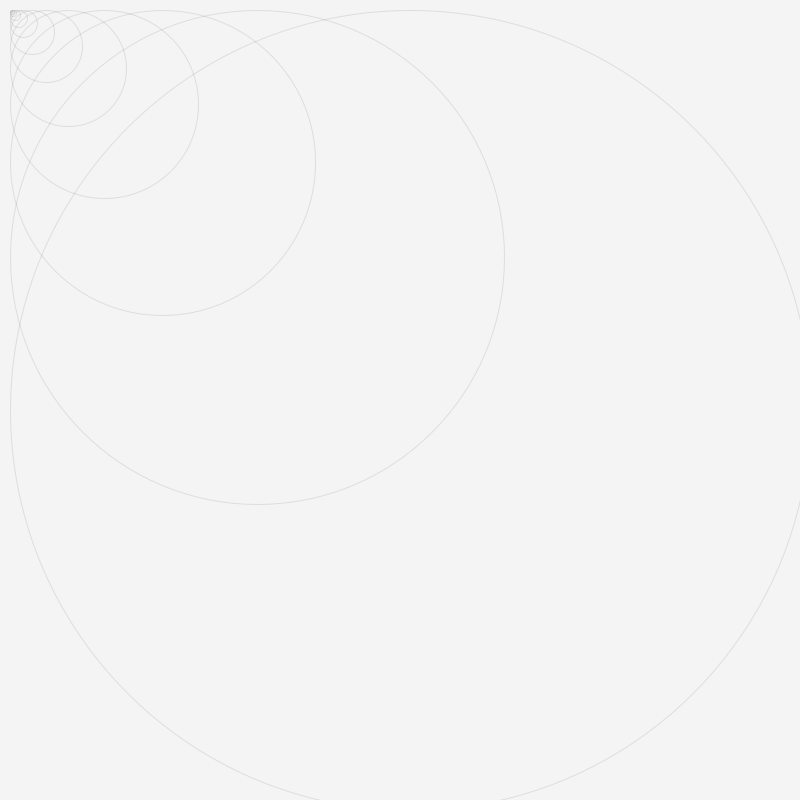
Frame 1 (no input)
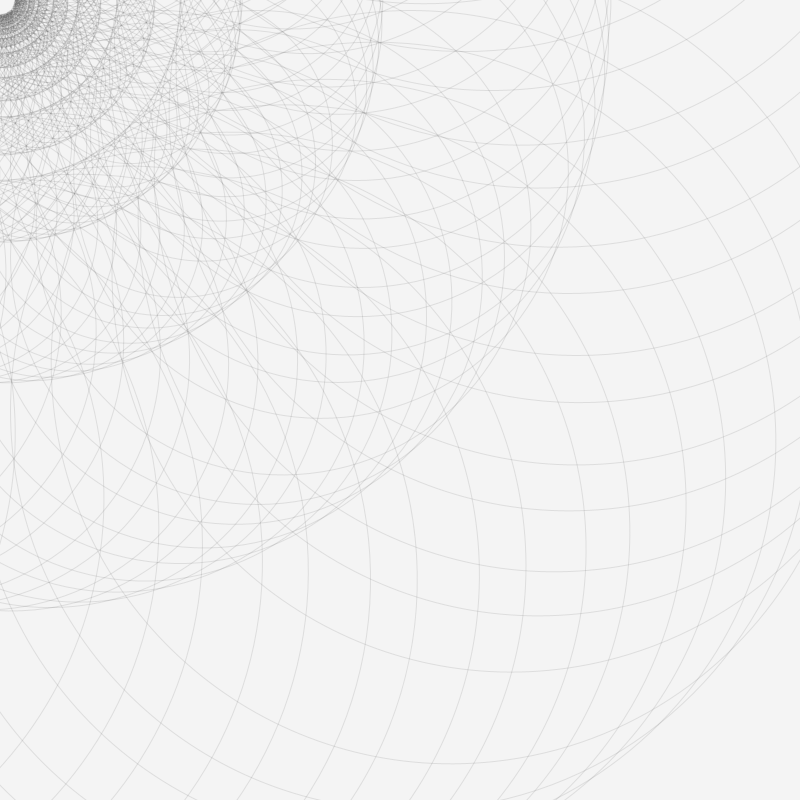
Frame 60 (the mouse pressed at the canvas centre just before this capture)
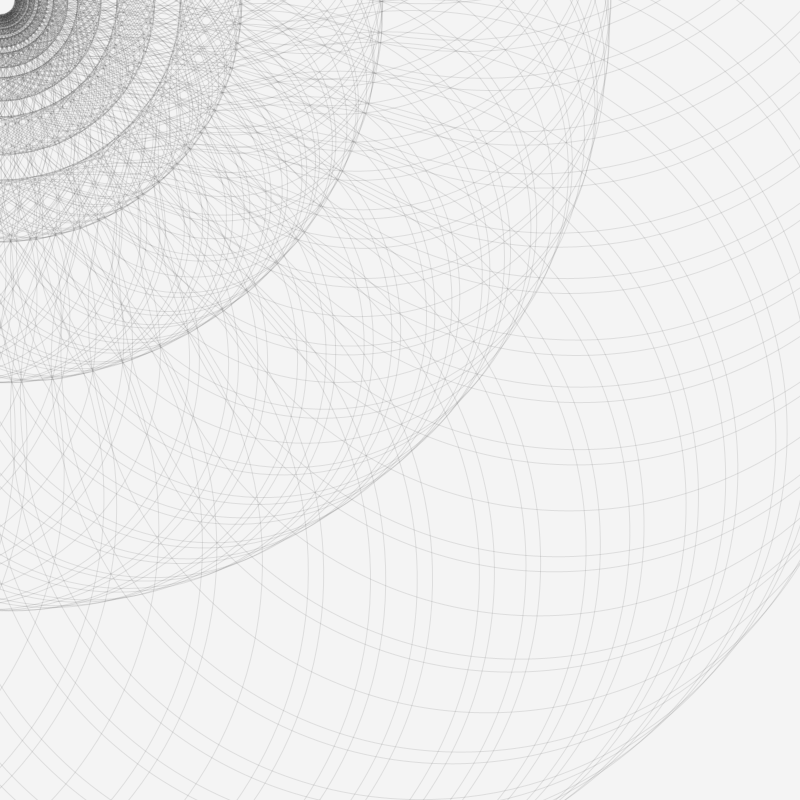
Frame 120 (the mouse held since frame 60 and released just before this capture)

The Processing sketch that drew these frames (run headless with seeded random() and noise(); from frame 60 on, the mouse is pressed at the canvas centre):

// Processing sketch: circleGolden
// ── circleGolden.pde
int i=0;

void setup(){
  size(800,800);
  background(244);
  smooth();
}

void draw(){
  int size = width;
  
  stroke(44,29);
  strokeWeight(1);
  noFill();
  rotate(1.618*i);
  drawCircle(new PVector (10,10),size,12);
  i++;
  
}

void drawCircle(PVector pos, float d, int gen){
  ellipseMode(CORNER);
  ellipse(pos.x,pos.y,d,d);
  if (gen>0)
    drawCircle(pos,d/1.618,gen-1);
}
